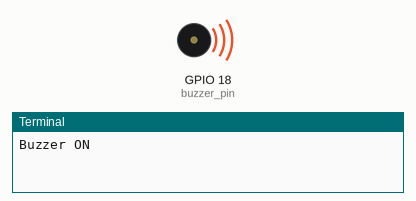
Simulated run of this program. Board: Raspberry Pi (BCM pin numbers). On the bench: buzzer (waves = sounding, pin HIGH), the last lines printed to the terminal.

Above: at 1.0 s.
At 3.0 s:
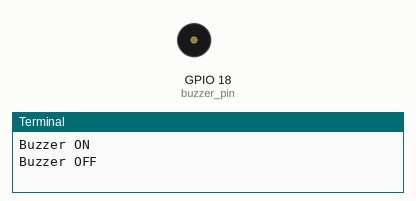
Timing chart, 0 to 5.2 s (numbered marks = the images above):
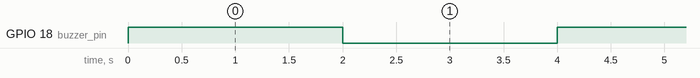

Measured:
- by itself, GPIO 18 (buzzer_pin): alternates HIGH for 2.0 s and LOW for 2.0 s

The program:

buzzer.py
```python
import RPi.GPIO as GPIO
import time

# Set GPIO mode (BCM or BOARD)
GPIO.setmode(GPIO.BCM)

# Set the GPIO pin connected to the buzzer (replace with your actual pin)
buzzer_pin = 18

# Setup the GPIO pin as output
GPIO.setup(buzzer_pin, GPIO.OUT)

try:
  # Loop forever (you can modify this for a specific number of cycles)
  while True:
    # Turn the buzzer on
    GPIO.output(buzzer_pin, GPIO.HIGH)
    print("Buzzer ON")
    time.sleep(2)  # Wait for 2 seconds

    # Turn the buzzer off
    GPIO.output(buzzer_pin, GPIO.LOW)
    print("Buzzer OFF")
    time.sleep(2)  # Wait for 2 seconds

# Exit handler (optional)
except KeyboardInterrupt:
  # Cleanup GPIO on exit
  GPIO.cleanup()
  print("Exiting program")
```
